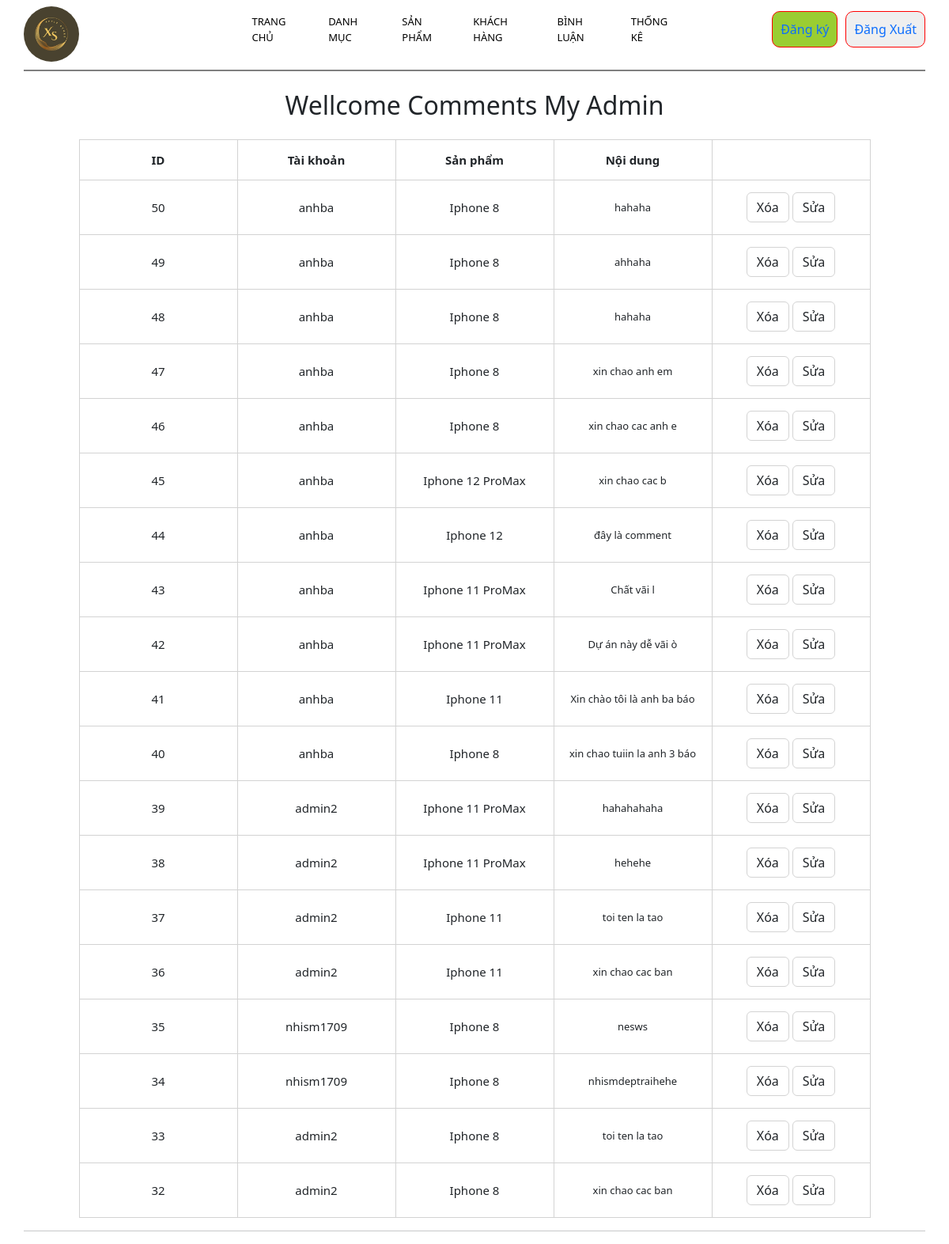
The app's page /duanmau/admin/index.php?ctl=comment (signed in) with its own data.
### tables this page shows
CREATE TABLE `feedback` (
  `id` int NOT NULL,
  `content` varchar(255) NOT NULL,
  `id_pr` int NOT NULL,
  `id_user` int NOT NULL
);

CREATE TABLE `manage_login` (
  `id` int NOT NULL,
  `name` varchar(255) DEFAULT NULL,
  `username` varchar(255) NOT NULL,
  `password` varchar(255) NOT NULL,
  `email` varchar(255) NOT NULL,
  `role` tinyint NOT NULL DEFAULT '0',
  `password_mahoa` varchar(255) DEFAULT NULL
);

CREATE TABLE `products` (
  `id` int NOT NULL,
  `name` varchar(255) NOT NULL,
  `img` varchar(255) DEFAULT NULL,
  `detail` varchar(500) DEFAULT NULL,
  `quantity` int NOT NULL DEFAULT '0',
  `price` float(10,0) NOT NULL DEFAULT '0',
  `view` int NOT NULL DEFAULT '0',
  `id_cate` int NOT NULL
);

### duanmau/model/pdo.php (called while the page is built, shortened)
<?php
function pdo_get_connection(){
    $localhost = 'localhost';
    $username  = 'root';
    $password = '';
    $databasename = 'duanmau';
    try{
    $conn = new PDO("mysql:host=$localhost;dbname=$databasename;charset=utf8",
    $username,$password);
    $conn->setAttribute(PDO::ATTR_ERRMODE,PDO::ERRMODE_EXCEPTION);
    }catch(PDOException $e){
        echo "Kết nối thất bại".$e->getMessage();
    }
    return $conn;
}
function pdo_query($sql){
    $sql_args = array_slice(func_get_args(), 1);
    try{
        $conn = pdo_get_connection();
        $stmt = $conn->prepare($sql);
        $stmt->execute($sql_args);
        $rows = $stmt->fetchAll();
        return $rows;
    }
    catch(PDOException $e){
        throw $e;
    }
    finally{
        unset($conn);
    }
}

### duanmau/admin/comment/list.php (the view, shortened to what this page needs)
<h2 class="my-4" style="text-align: center;">Wellcome Comments My Admin</h2>
<table>
        <tr>
            <th>ID</th>
            <th>Tài khoản</th>
            <th>Sản phẩm</th>
            <th>Nội dung</th>
            <th></th>
        </tr>
        <?php foreach ($comments as $cmt) : ?>
            <tr>
                <td><?= $cmt['id'] ?></td>
                <td><?= $cmt['username'] ?></td>
                <td><?= $cmt['name'] ?></td>
                <td style="font-size: 13px;"><?= $cmt['content'] ?></td>
                <td>
                    <a class="btn bg-primary-subtle" href="index.php?ctl=delete_cmt&id_cmt=<?= $cmt['id'] ?>" onclick="return confirm('Bạn có muốn xóa khách hàng?')">Xóa</a>
                    <a class="btn bg-primary-subtle" href="index.php?ctl=edit_cmt&id_cmt=<?= $cmt['id'] ?>">Sửa</a>
                </td>
            </tr>
        <?php endforeach ?>
</table>
<hr>

### duanmau/admin/header.php (shortened to what this page needs)
</html>
<!DOCTYPE html>
<html lang="en">
<head>
    <link rel="stylesheet" href="../main.css">
    <link rel="stylesheet" href="https://cdn.jsdelivr.net/npm/bootstrap@5.2.3/dist/css/bootstrap.min.css">
</head>
<body>
    <div class="conatiner">
        <header class="header">
            <div class="logo pt-2">
                <img src="../user/image/l.jpg" style="border-radius: 50%;" alt="">
            </div>
            <div class="nav">
                <ul>
                    <li><a href="index.php">Trang chủ</a></li>
                    <li><a href="index.php?act=categories">Danh mục</a></li>
                    <li><a href="index.php?asp=products">Sản Phẩm</a></li>
                    <li><a href="index.php?ctl=user">Khách hàng</a></li>
                    <li><a href="index.php?ctl=comment">Bình luận</a></li>
                    <li><a href="index.php?ctl=thongke">Thống kê</a></li>
                </ul>
            </div>
            <div class="contact">
                <div class="bnt1">
                    <button><a href="../login/rigisteradmin.php">Đăng ký</a></button>
                </div>
                <div class="bnt2">
                    <button><a href="../login/logout.php">Đăng Xuất</a></button>
                </div>
            </div>
        </header>
        <section id="main">

### duanmau/admin/index.php (shortened to what this page needs)
<?php
include "../model/pdo.php";
include "header.php";
if (isset($_GET['ctl'])) {
  $controller = ($_GET['ctl']);
  switch ($controller) {
    case 'comment':
      $sql_cmt = "SELECT feedback.*,products.name,manage_login.username FROM feedback inner join products
      on feedback.id_pr = products.id inner join manage_login
      on feedback.id_user=manage_login.id order by feedback.id desc";
      $comments = pdo_query($sql_cmt);
      include './comment/list.php';
      break;
      break;
  }
}
include "footer.php";

### duanmau/admin/footer.php
</section>
    </div>
</body>

### duanmau/main.css (style rules this page uses)
* { margin: 0; padding: 0; }
.conatiner { margin: 0 30px; }
.header { display: grid; grid-template-columns: 20% 50% 25%; justify-content: space-between; height: 90px; border-bottom: 2px solid #808080; }
.logo img { width: 70px; height: 70px; }
.nav ul { display: flex; gap: 30px; align-items: center; }
.nav li { list-style: none; }
.nav li a { font-size: 13px; text-transform: uppercase; font-weight: 500; text-decoration: none; color: black; }
.contact { display: flex; justify-content: right; margin-top: 5%; gap: 10px; }
.bnt1 button, .bnt2 button { border: 1px solid red; padding: 10px; border-radius: 10px; }
button a { text-decoration: none; }
.bnt1 button { background-color: yellowgreen; }
#main { width: 100%; }

### duanmau/admin/comment/list.php (style rules this page uses)
td, th { min-width: 200px; max-width: 250px; padding:15px; border: 1px solid lightgray; text-align: center; font-size: 15px; }
table { border-collapse: collapse; margin: 10px auto; }
.btn { border: 1px solid lightgray; }

### records on screen
feedback: id "50", id_user.username "anhba", id_pr.name "Iphone 8", content "hahaha"
feedback: id "49", id_user.username "anhba", id_pr.name "Iphone 8", content "ahhaha"
feedback: id "48", id_user.username "anhba", id_pr.name "Iphone 8", content "hahaha"
feedback: id "47", id_user.username "anhba", id_pr.name "Iphone 8", content "xin chao anh em"
feedback: id "46", id_user.username "anhba", id_pr.name "Iphone 8", content "xin chao cac anh e"
feedback: id "45", id_user.username "anhba", id_pr.name "Iphone 12 ProMax", content "xin chao cac b"
feedback: id "44", id_user.username "anhba", id_pr.name "Iphone 12", content "đây là comment"
feedback: id "43", id_user.username "anhba", id_pr.name "Iphone 11 ProMax", content "Chất vãi l"
feedback: id "42", id_user.username "anhba", id_pr.name "Iphone 11 ProMax", content "Dự án này dễ vãi ò"
feedback: id "41", id_user.username "anhba", id_pr.name "Iphone 11", content "Xin chào tôi là anh ba báo"
feedback: id "40", id_user.username "anhba", id_pr.name "Iphone 8", content "xin chao tuiin la anh 3 báo"
feedback: id "39", id_user.username "admin2", id_pr.name "Iphone 11 ProMax", content "hahahahaha"
feedback: id "38", id_user.username "admin2", id_pr.name "Iphone 11 ProMax", content "hehehe"
feedback: id "37", id_user.username "admin2", id_pr.name "Iphone 11", content "toi ten la tao"
feedback: id "36", id_user.username "admin2", id_pr.name "Iphone 11", content "xin chao cac ban"
feedback: id "35", id_user.username "nhism1709", id_pr.name "Iphone 8", content "nesws"
feedback: id "34", id_user.username "nhism1709", id_pr.name "Iphone 8", content "nhismdeptraihehe"
feedback: id "33", id_user.username "admin2", id_pr.name "Iphone 8", content "toi ten la tao"
feedback: id "32", id_user.username "admin2", id_pr.name "Iphone 8", content "xin chao cac ban"
